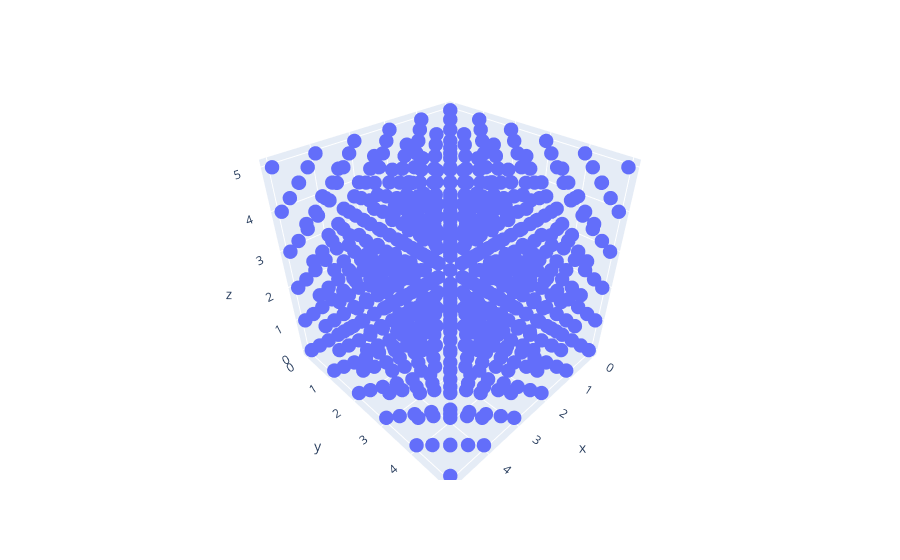

Notebook code for this chart:
### Code cell
fig = px.scatter_3d(x = d3_lattice[:,0],
                    y = d3_lattice[:,1],
                    z = d3_lattice[:,2])



fig.update_traces(marker_size = 5)
fig.show()

### Figure 1 — Plotly figure (JSON) as saved in the notebook; plotly's stock layout.template omitted (floating-point values rounded to 4 significant figures; data arrays with more than 128 entries replaced by an {"elided": "..."} marker saying what was removed)
{"data": [{"hovertemplate": "x=%{x}<br>y=%{y}<br>z=%{z}<extra></extra>", "legendgroup": "", "marker": {"color": "#636efa", "size": 5, "symbol": "circle"}, "mode": "markers", "name": "", "scene": "scene", "showlegend": false, "type": "scatter3d", "x": {"elided": "666 float values"}, "y": {"elided": "666 float values"}, "z": {"elided": "666 float values"}}], "layout": {"legend": {"tracegroupgap": 0}, "margin": {"t": 60}, "scene": {"domain": {"x": [0, 1], "y": [0, 1]}, "xaxis": {"title": {"text": "x"}}, "yaxis": {"title": {"text": "y"}}, "zaxis": {"title": {"text": "z"}}}}}
